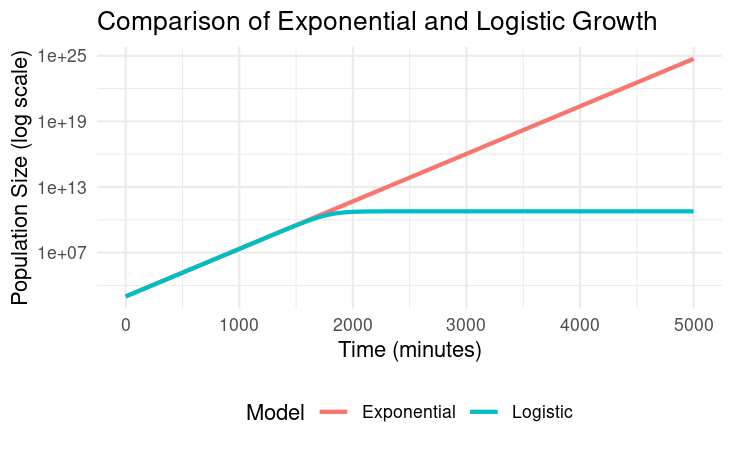

Source code (R):
# Load required package and install in the packages tab if needed

library(ggplot2)

# Parameters
N0 <- exp(6.8941709)      # Initial population size
r <- 0.0100086       # Growth rate
K <- 6e+10           # Carrying capacity
time <- seq(0, 5000, by = 10) # Time points for plotting

# Define logistic growth function
logistic_fun <- function(t) {
  (N0 * K * exp(r * t)) / (K - N0 + N0 * exp(r * t))
}

# Define exponential growth function
exponential_fun <- function(t) {
  N0 * exp(r * t)
}

# Calculate population sizes
logistic_growth <- sapply(time, logistic_fun)
exponential_growth <- sapply(time, exponential_fun)

# Create a data frame for ggplot
growth_data <- data.frame(
  Time = rep(time, 2),
  Population = c(logistic_growth, exponential_growth),
  Model = rep(c("Logistic", "Exponential"), each = length(time))
)

# Plot the growth curves
ggplot(data = growth_data, aes(x = Time, y = Population, color = Model)) +
  geom_line(size = 1) +
  scale_y_log10() +  # Log scale for better comparison
  labs(title = "Comparison of Exponential and Logistic Growth",
       x = "Time (minutes)",
       y = "Population Size (log scale)",
       color = "Model") +
  theme_minimal() +
  theme(legend.position = "bottom")
